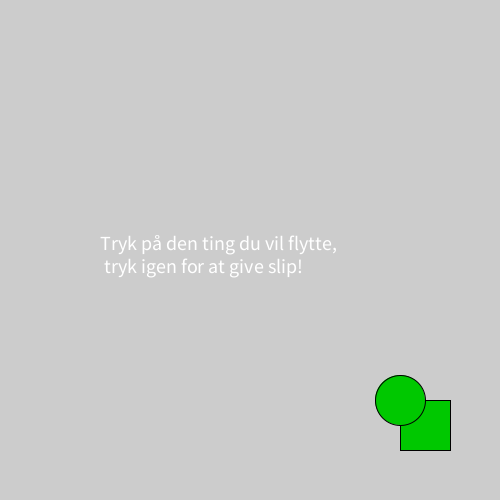
Frame 1 (no input)
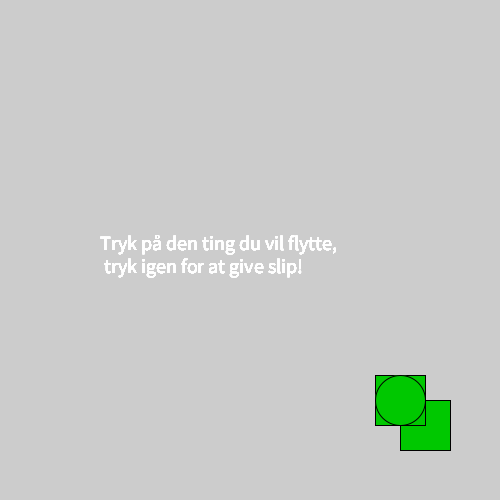
Frame 60 (the mouse pressed at the canvas centre just before this capture)
Frame 120 (the mouse held since frame 60 and released just before this capture): identical to frame 60, image omitted

The Processing sketch that drew these frames (run headless with seeded random() and noise(); from frame 60 on, the mouse is pressed at the canvas centre):

// Processing sketch: opgave_i_oop
// ── opgave_i_oop.pde
//OPGAVE I OOP
//---------------------------------------------
//FJERN SÅ MANGE GENTAGELSER I KODEN SOM DU KAN
//VED AT INTRODUCERE NEDARVING FRA EN NY KLASSE
//
//ps: prøv at køre programmet for at se hvad det gør

Firkant f = new Firkant();
Bold    b = new Bold();
Form    a = new Form();

void setup() {
  size(500, 500);
}

void draw() {
  clear();
  textSize(20);
  fill(255);
  text("Tryk på den ting du vil flytte,\n tryk igen for at give slip!",100,250);
  f.display();
  b.display();
  a.display();
  
  f.flyt(mouseX,mouseY);
  b.flyt(mouseX,mouseY);  
   a.flyt(mouseX,mouseY);  
}

void mousePressed(){
  f.trykker(mouseX+5,mouseY+5);
  b.trykker(mouseX+20,mouseY+20);
  a.trykker(mouseX,mouseY);
}

// ── Bold_Klasse.pde
class Bold extends Form {
  
  void display() {
    if (valgt) {
      fill(200, 0, 0);
    } else { 
      fill(0, 200, 0);
    }
    rectMode(CENTER);
    ellipse(x,y, b, b);
  }
}

// ── Firkant_Klasse.pde
class Firkant extends Form {
  
  void display() {
    if (valgt) {
      fill(200, 0, 0);
    } else { 
      fill(0, 200, 0);
    }
    ellipseMode(CENTER);
    rect(x,y, b, b);
  }

}

// ── form_klasse.pde
class Form{
  float x=400, y=400, b=50;
boolean valgt;

 void flyt(float x, float y) {
    if (valgt) {
     this.x = x; 
      this.y = y;
    }
  }

void trykker(float x, float y) {
    if (dist(x, y, this.x, this.y)<b/2) valgt= !valgt; 
    else valgt = false;
  }

 void display() {
    if (valgt) {
      fill(200, 0, 0);
    } else { 
      fill(0, 200, 0);

    }
 }
}
